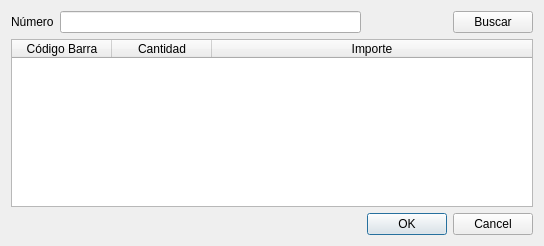
<?xml version="1.0" encoding="UTF-8"?>
<ui version="4.0">
 <class>vtnModificarRemito</class>
 <widget class="QWidget" name="vtnModificarRemito">
  <property name="geometry">
   <rect>
    <x>0</x>
    <y>0</y>
    <width>544</width>
    <height>246</height>
   </rect>
  </property>
  <property name="windowTitle">
   <string>Modificar Remito</string>
  </property>
  <layout class="QVBoxLayout" name="verticalLayout">
   <item>
    <layout class="QGridLayout" name="gridLayout">
     <item row="0" column="0">
      <widget class="QLabel" name="label_2">
       <property name="text">
        <string>Número</string>
       </property>
      </widget>
     </item>
     <item row="1" column="0" colspan="4">
      <widget class="QTableWidget" name="tableWidget">
       <attribute name="horizontalHeaderStretchLastSection">
        <bool>true</bool>
       </attribute>
       <column>
        <property name="text">
         <string>Código Barra</string>
        </property>
       </column>
       <column>
        <property name="text">
         <string>Cantidad</string>
        </property>
       </column>
       <column>
        <property name="text">
         <string>Importe</string>
        </property>
       </column>
      </widget>
     </item>
     <item row="0" column="3">
      <widget class="QPushButton" name="pushButton">
       <property name="focusPolicy">
        <enum>Qt::TabFocus</enum>
       </property>
       <property name="text">
        <string>Buscar</string>
       </property>
      </widget>
     </item>
     <item row="2" column="2" colspan="2">
      <widget class="QDialogButtonBox" name="buttonBox">
       <property name="standardButtons">
        <set>QDialogButtonBox::Cancel|QDialogButtonBox::Ok</set>
       </property>
      </widget>
     </item>
     <item row="0" column="1">
      <widget class="QLineEdit" name="lineEdit"/>
     </item>
    </layout>
   </item>
  </layout>
 </widget>
 <tabstops>
  <tabstop>lineEdit</tabstop>
  <tabstop>pushButton</tabstop>
  <tabstop>tableWidget</tabstop>
  <tabstop>buttonBox</tabstop>
 </tabstops>
 <resources/>
 <connections/>
</ui>
